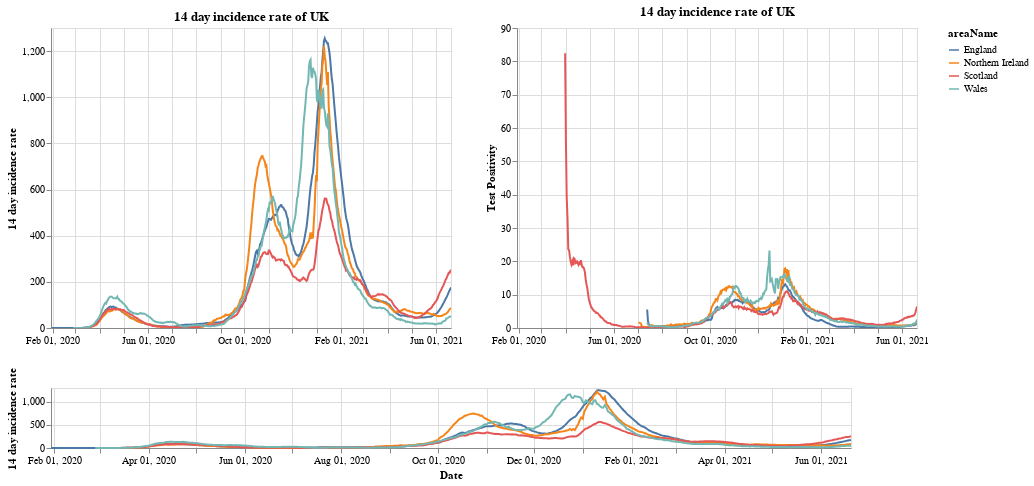

Write notebook code for a chart like this one.
### Markdown cell above
# Plots

First a plot with each country in the UK. The top right shows the positivity rate for (which is the percentage of registered tests which were positive) while the top left is the 14 day incidence rate. The bottom chart can be used to select the timeframe (does not work on a mobile device).

### Code cell
#collapse
brush = alt.selection(type='interval', name='DateBrush',encodings=['x'],fields=['Time'])
leg_selection = alt.selection_multi(fields=['areaName'], bind='legend')

base = alt.Chart(uk_cases).mark_line().encode(
    x=alt.X("yearmonthdate(date):T", axis=alt.Axis(title='Date')),
    y=alt.Y("twoWeeklyCasesRate:Q", axis=alt.Axis(title='14 day incidence rate')),
    tooltip=['areaName', 'date','twoWeeklyCasesRate', 'testPositivity'],
    color='areaName',
    opacity=alt.condition(leg_selection, alt.value(2), alt.value(0.1))
).add_selection(leg_selection).properties(width=400)

upper = base.encode(alt.X('yearmonthdate(date):T', axis=alt.Axis(title=''),
                         scale=alt.Scale(domain=brush))
                   ).properties(title=f'14 day incidence rate of UK')
upper_right = upper.encode(alt.Y('testPositivity:Q', axis=alt.Axis(title='Test Positivity')))
lower = base.properties(height=60, width = 800).add_selection(brush)

(upper | upper_right) & lower

### Figure 1 — Vega-Lite specification as saved in the notebook (floating-point values rounded to 4 significant figures; data arrays with more than 128 entries replaced by an {"elided": "..."} marker saying what was removed)
{"config": {"view": {"continuousWidth": 400, "continuousHeight": 300}}, "vconcat": [{"hconcat": [{"mark": "line", "encoding": {"color": {"type": "nominal", "field": "areaName"}, "opacity": {"condition": {"value": 2, "selection": "selector001"}, "value": 0.1}, "tooltip": [{"type": "nominal", "field": "areaName"}, {"type": "temporal", "field": "date"}, {"type": "quantitative", "field": "twoWeeklyCasesRate"}, {"type": "quantitative", "field": "testPositivity"}], "x": {"type": "temporal", "axis": {"title": ""}, "field": "date", "scale": {"domain": {"selection": "DateBrush"}}, "timeUnit": "yearmonthdate"}, "y": {"type": "quantitative", "axis": {"title": "14 day incidence rate"}, "field": "twoWeeklyCasesRate"}}, "selection": {"selector001": {"type": "multi", "fields": ["areaName"], "bind": "legend"}}, "title": "14 day incidence rate of UK", "width": 400}, {"mark": "line", "encoding": {"color": {"type": "nominal", "field": "areaName"}, "opacity": {"condition": {"value": 2, "selection": "selector001"}, "value": 0.1}, "tooltip": [{"type": "nominal", "field": "areaName"}, {"type": "temporal", "field": "date"}, {"type": "quantitative", "field": "twoWeeklyCasesRate"}, {"type": "quantitative", "field": "testPositivity"}], "x": {"type": "temporal", "axis": {"title": ""}, "field": "date", "scale": {"domain": {"selection": "DateBrush"}}, "timeUnit": "yearmonthdate"}, "y": {"type": "quantitative", "axis": {"title": "Test Positivity"}, "field": "testPositivity"}}, "selection": {"selector001": {"type": "multi", "fields": ["areaName"], "bind": "legend"}}, "title": "14 day incidence rate of UK", "width": 400}]}, {"mark": "line", "encoding": {"color": {"type": "nominal", "field": "areaName"}, "opacity": {"condition": {"value": 2, "selection": "selector001"}, "value": 0.1}, "tooltip": [{"type": "nominal", "field": "areaName"}, {"type": "temporal", "field": "date"}, {"type": "quantitative", "field": "twoWeeklyCasesRate"}, {"type": "quantitative", "field": "testPositivity"}], "x": {"type": "temporal", "axis": {"title": "Date"}, "field": "date", "timeUnit": "yearmonthdate"}, "y": {"type": "quantitative", "axis": {"title": "14 day incidence rate"}, "field": "twoWeeklyCasesRate"}}, "height": 60, "selection": {"selector001": {"type": "multi", "fields": ["areaName"], "bind": "legend"}, "DateBrush": {"type": "interval", "encodings": ["x"], "fields": ["Time"]}}, "width": 800}], "data": {"name": "data-f20478e7a82f52501307b781b86f2183"}, "$schema": "https://vega.github.io/schema/vega-lite/v4.8.1.json", "datasets": {"data-f20478e7a82f52501307b781b86f2183": {"elided": "1940 records"}}}
